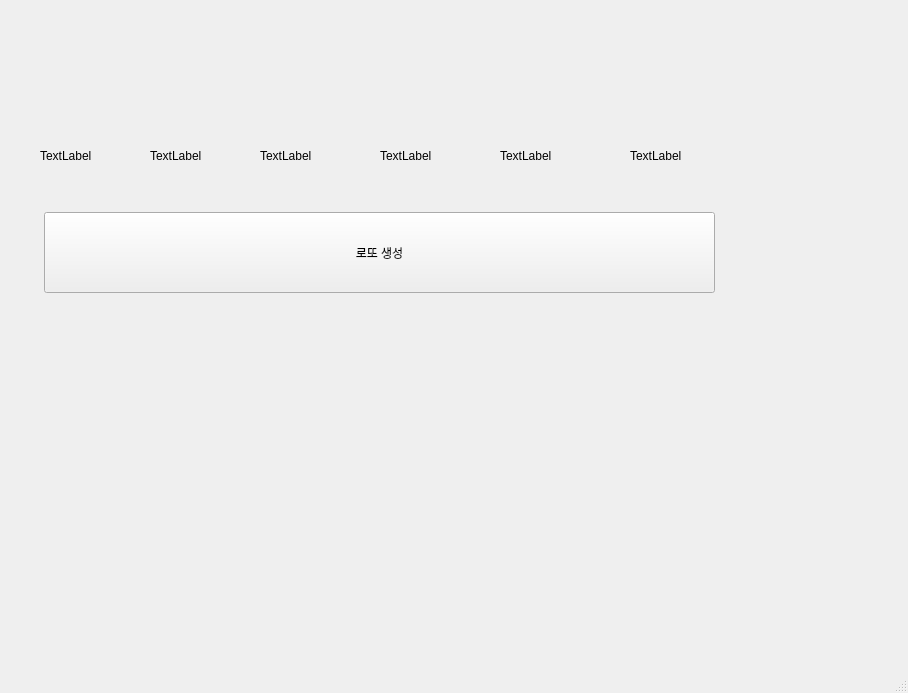
<?xml version="1.0" encoding="UTF-8"?>
<ui version="4.0">
 <class>MainWindow</class>
 <widget class="QMainWindow" name="MainWindow">
  <property name="geometry">
   <rect>
    <x>0</x>
    <y>0</y>
    <width>908</width>
    <height>693</height>
   </rect>
  </property>
  <property name="windowTitle">
   <string>MainWindow</string>
  </property>
  <widget class="QWidget" name="centralwidget">
   <widget class="QLabel" name="lbl_1">
    <property name="geometry">
     <rect>
      <x>40</x>
      <y>130</y>
      <width>81</width>
      <height>51</height>
     </rect>
    </property>
    <property name="text">
     <string>TextLabel</string>
    </property>
   </widget>
   <widget class="QLabel" name="lbl_2">
    <property name="geometry">
     <rect>
      <x>150</x>
      <y>130</y>
      <width>81</width>
      <height>51</height>
     </rect>
    </property>
    <property name="text">
     <string>TextLabel</string>
    </property>
   </widget>
   <widget class="QLabel" name="lbl_3">
    <property name="geometry">
     <rect>
      <x>260</x>
      <y>130</y>
      <width>81</width>
      <height>51</height>
     </rect>
    </property>
    <property name="text">
     <string>TextLabel</string>
    </property>
   </widget>
   <widget class="QLabel" name="lbl_4">
    <property name="geometry">
     <rect>
      <x>380</x>
      <y>130</y>
      <width>81</width>
      <height>51</height>
     </rect>
    </property>
    <property name="text">
     <string>TextLabel</string>
    </property>
   </widget>
   <widget class="QLabel" name="lbl_5">
    <property name="geometry">
     <rect>
      <x>500</x>
      <y>130</y>
      <width>81</width>
      <height>51</height>
     </rect>
    </property>
    <property name="text">
     <string>TextLabel</string>
    </property>
   </widget>
   <widget class="QLabel" name="lbl_6">
    <property name="geometry">
     <rect>
      <x>630</x>
      <y>130</y>
      <width>81</width>
      <height>51</height>
     </rect>
    </property>
    <property name="text">
     <string>TextLabel</string>
    </property>
   </widget>
   <widget class="QPushButton" name="pb">
    <property name="geometry">
     <rect>
      <x>44</x>
      <y>212</y>
      <width>671</width>
      <height>81</height>
     </rect>
    </property>
    <property name="text">
     <string>로또 생성</string>
    </property>
   </widget>
  </widget>
  <widget class="QMenuBar" name="menubar">
   <property name="geometry">
    <rect>
     <x>0</x>
     <y>0</y>
     <width>908</width>
     <height>21</height>
    </rect>
   </property>
  </widget>
  <widget class="QStatusBar" name="statusbar"/>
 </widget>
 <resources/>
 <connections/>
</ui>
